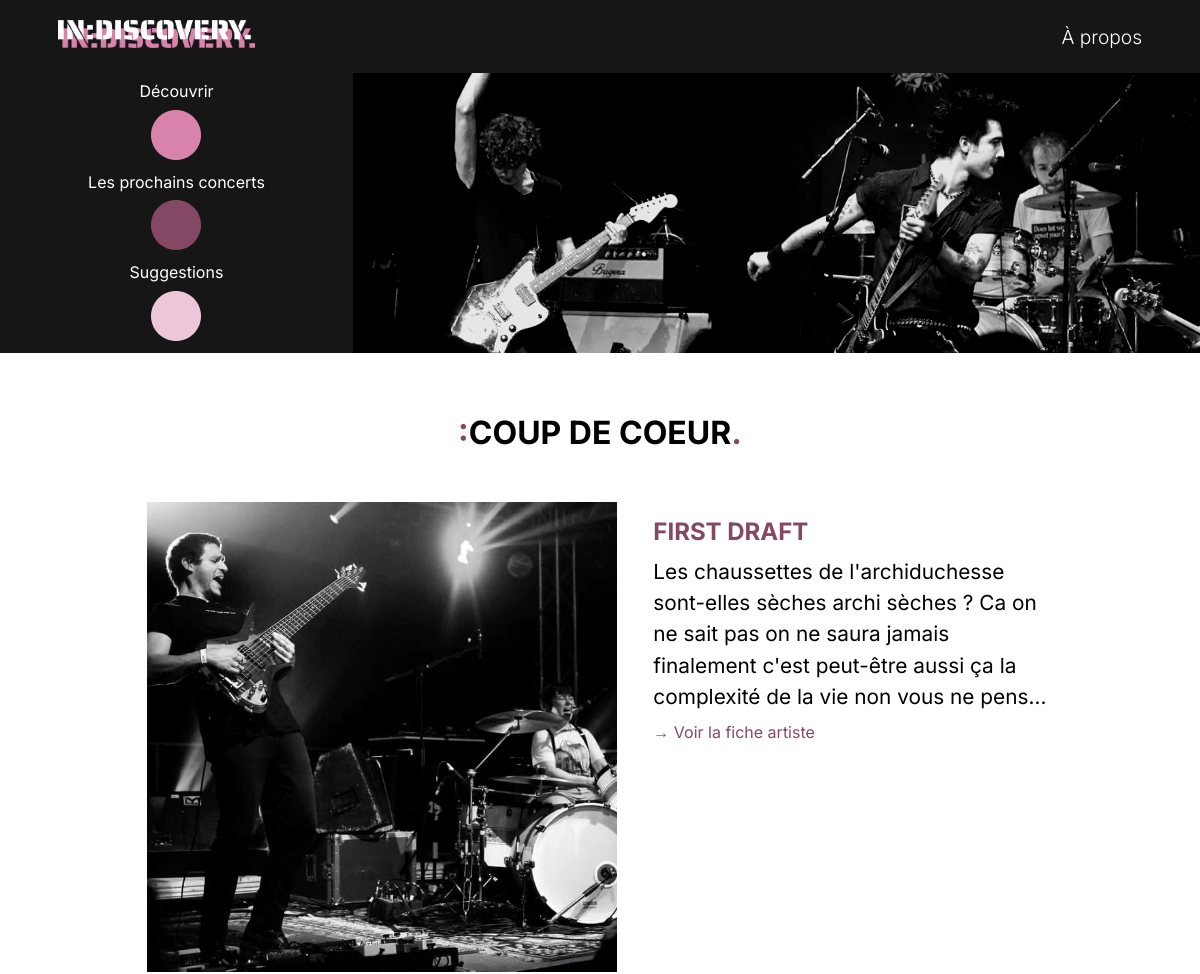
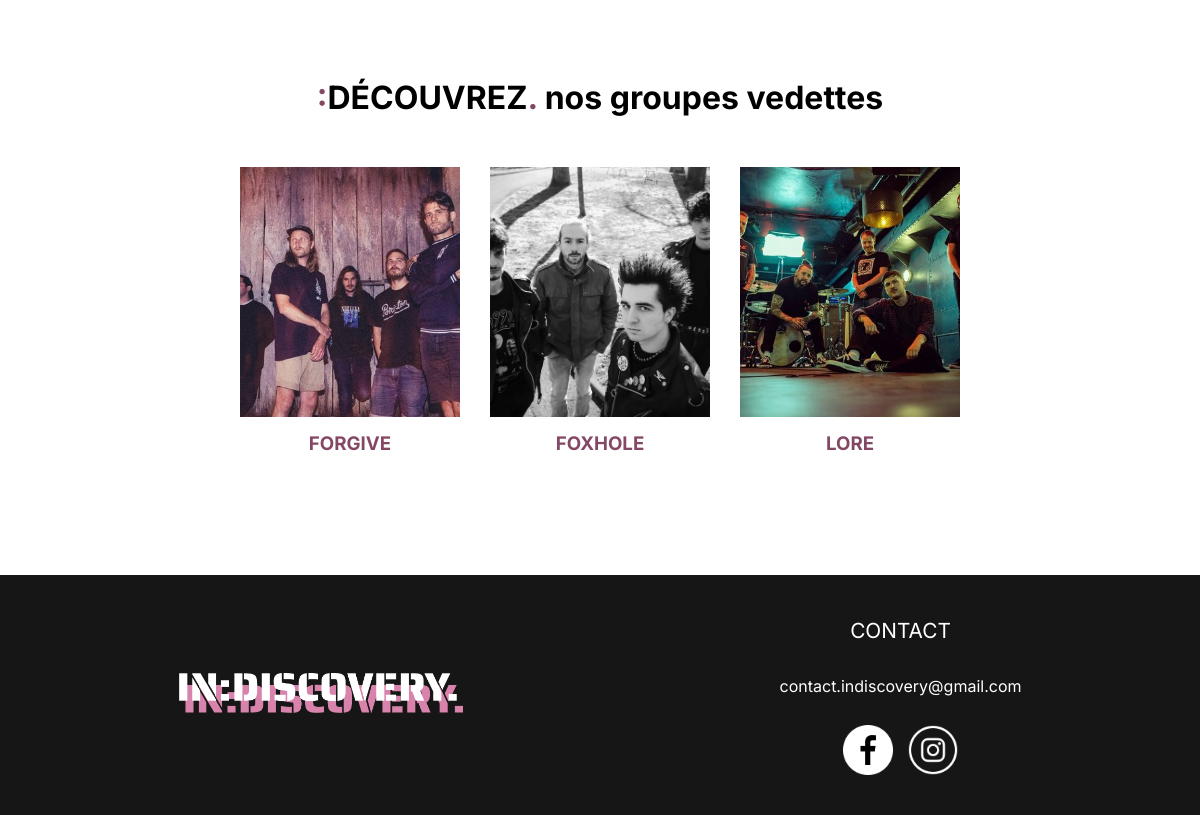
/php/index.php, run on the app's committed database (2 pictures, top to bottom).
### tables this page shows
CREATE TABLE `artistes` (
  `id_artiste` int NOT NULL,
  `nom` varchar(255) NOT NULL,
  `id_genre` int NOT NULL,
  `location` varchar(255) NOT NULL,
  `description` text NOT NULL,
  `photo` varchar(255) NOT NULL,
  `photo2` varchar(255) NOT NULL,
  `reseaux_sociaux` text NOT NULL,
  `audio_url` varchar(255) NOT NULL,
  `decouverte` tinyint(1) NOT NULL,
  `cdc` tinyint(1) NOT NULL
);

### php/index.php (the view, shortened to what this page needs)
<?php
require_once("connect.php");
?>
<!DOCTYPE html>
<html lang="fr">
<head>
    <link rel="stylesheet" href="index.css">
</head>
<body>
    <header>
        <div class="navbar">
            <nav class="nav-links">
                <div class="logo"><a href="index.php"><img src="Images/logodiscovery.png" alt="Logo IN:DISCOVERY."></a></div>
                <a href="a-propos.php" id="nav-item">À propos</a>
            </nav>
        </div>
        <div class="side-menu">
            <div class="container-menu">
                <div class="menu-dots">
                    <span class="dot-menu-item item1">Découvrir</span>
                    <a href="decouvrez.php" class="dot dot1"><img src="images/icones/dot1.png" alt="Dot 1"></a>
                    <span class="dot-menu-item item2">Les prochains concerts</span>
                    <a href="concerts.php" class="dot dot2"><img src="images/icones/dot2.png" alt="Dot 2"></a>
                    <span class="dot-menu-item item3">Suggestions</span>
                    <a href="formulaire.php" class="dot dot3"><img src="images/icones/dot3.png" alt="Dot 3"></a>
                </div>
            </div>
            <div class="img-deco">
                <img src="images/artistes/foxholecarousel.jpeg" class="carousel-slide">
            </div>
        </div>
    </header>
    <main>
        <section id="cdc">
            <article id="cdc-container">
                <h2><span id="span-title">:</span>COUP DE COEUR<span id="span-title">.</span></h2>
                <figure id="cdc-content">
                    <?php
                    $sql = "SELECT id_artiste, nom, description, photo FROM artistes WHERE cdc = 1";
                    $stmt = $db->query($sql);
                    if ($stmt->rowCount() > 0) {
                        while ($row = $stmt->fetch(PDO::FETCH_ASSOC)) {
                            $photoPath = "../images/artistes/" . htmlspecialchars($row['photo']);
                            echo "<div class='artist'>
                                    <img src='" . $photoPath . "' alt='" . htmlspecialchars($row['nom']) . "'>
                                    <div class='caption'>
                                        <h3>" . htmlspecialchars($row['nom']) . "</h3>
                                        <div class='description'>
                                            <p>" . htmlspecialchars($row['description']) . "</p>
                                        </div>
                                        <a href='artistes.php?id=" . htmlspecialchars($row['id_artiste']) . "'>→ Voir la fiche artiste</a>
                                    </div>
                                  </div>";
                        }
                    } else {
                        echo "Aucun résultat";
                    }
                    ?>
                </figure>
            </article>
        </section>
        <section id="decouvrez">
            <article id="decouvrez-container">
                <h2><span id="span-title">:</span>DÉCOUVREZ<span id="span-title">.</span> nos groupes vedettes</h2>
                <figure id="decouvrez-content">
                    <?php
                    $sql2 = "SELECT id_artiste, nom, photo FROM artistes WHERE decouverte = 1";
                    $stmt2 = $db->query($sql2);
                    if ($stmt2->rowCount() > 0) {
                        while ($row2 = $stmt2->fetch(PDO::FETCH_ASSOC)) {
                            $photoPath = "../images/artistes/" . htmlspecialchars($row2['photo']);
                            echo "<div class='artist'>
                                    <div class='image-container'>
                                    <a href='artistes.php?id=" . htmlspecialchars($row2['id_artiste']) . "'>
                                        <img src='" . $photoPath . "' alt='" . htmlspecialchars($row2['nom']) . "'>
                                    </a>
                                    </div>
                                    <h3 class='groupes-decouverte'>" . htmlspecialchars($row2['nom']) . "</h3>
                                  </div>";
                        }
                    } else {
                        echo "Aucun résultat";
                    }
                    ?>
                </figure>
            </article>
        </section>
    </main>
    <footer>
        <div class="section-logo">
            <img src="images/logodiscovery.png" alt="Logo IN:DISCOVERY.">
        </div>
        <div class="section-contact">
            <p id="titre-contact">CONTACT</p>
            <p id="mail">contact.indiscovery@gmail.com</p>
            <div class="logos">
                <img src="images/icones/facebook.png" id="logo-fb">
                <img src="images/icones/Instagram_logo.png">
            </div>
        </div>
    </footer>
</body>
</html>

### data on the page
artistes: photo (picture), nom "FIRST DRAFT", description "Les chaussettes de l'archiduchesse sont-elles sèches archi sèches ? Ca on ne sait pas on ne saura jamais finalement c'est peut-être aussi ça la complexité de la vie non vous ne…"
artistes: photo (picture), nom "FORGIVE"
artistes: photo (picture), nom "FOXHOLE"
artistes: photo (picture), nom "LORE"
